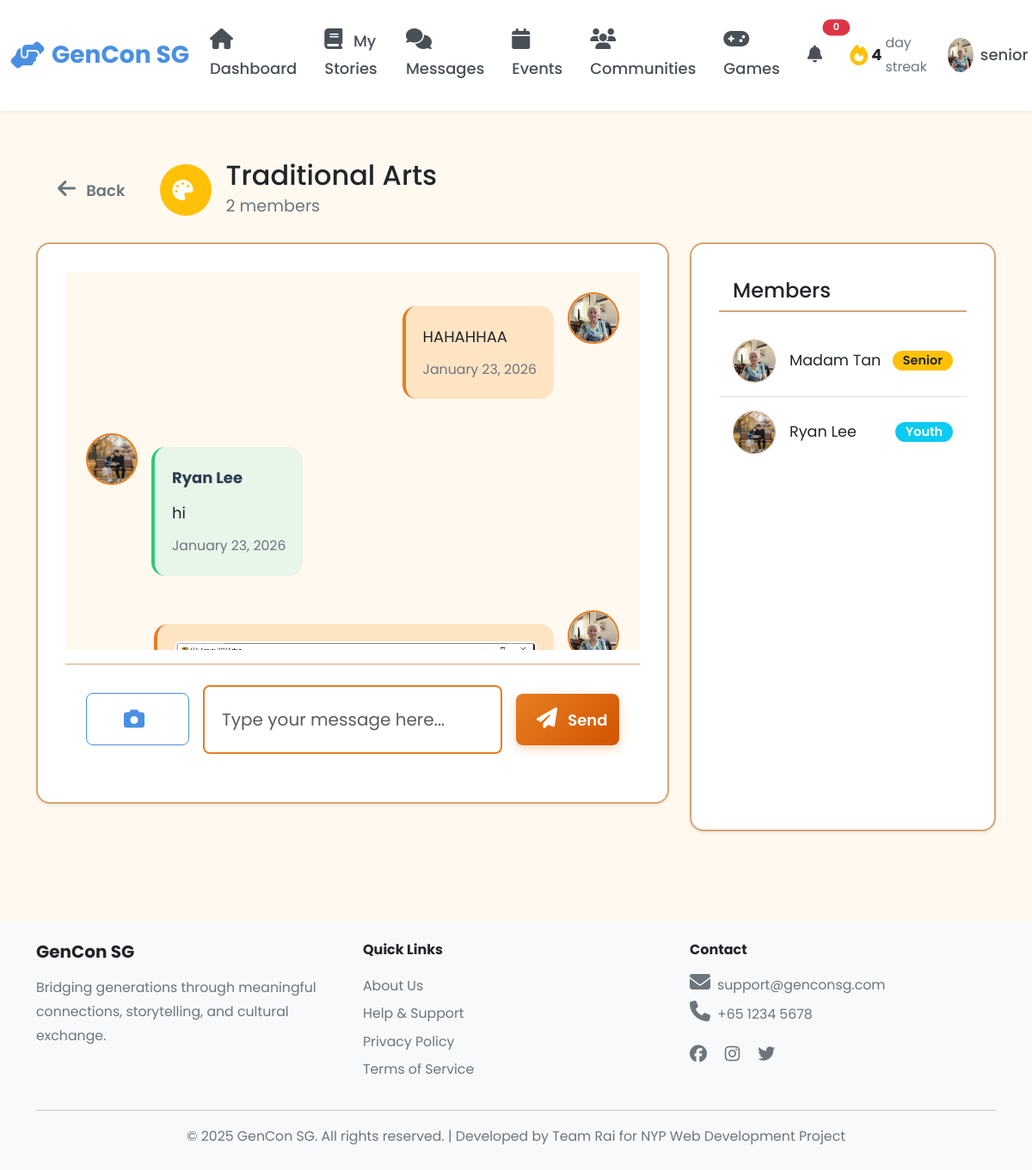
Screenshot of /senior/communities/1 (signed in) with the database file from the repository.
### models.py (models this page shows, shortened)
class Community(db.Model):
    __tablename__ = 'communities'
    id = db.Column(db.Integer, primary_key=True)
    name = db.Column(db.String(100), nullable=False, unique=True)
    type = db.Column(db.String(20), nullable=False)  # Story, Hobby, Learning
    description = db.Column(db.Text)
    rules = db.Column(db.Text)
    icon = db.Column(db.String(50), default='fas fa-users')
    banner_class = db.Column(db.String(50), default='default')
    tags = db.Column(db.String(255))  # Comma separated tags
    photo_url = db.Column(db.String(255))
    member_count = db.Column(db.Integer, default=0)
    created_by = db.Column(db.Integer, db.ForeignKey('users.id'), nullable=False)
    created_at = db.Column(db.DateTime, default=datetime.utcnow, nullable=False)
    creator = db.relationship('User')
    members = db.relationship('CommunityMember', back_populates='community',
                             lazy='dynamic', cascade='all, delete-orphan')
    posts = db.relationship('CommunityPost', back_populates='community',
                           lazy='dynamic', cascade='all, delete-orphan')

class CommunityPost(db.Model):
    __tablename__ = 'community_posts'
    id = db.Column(db.Integer, primary_key=True)
    community_id = db.Column(db.Integer, db.ForeignKey('communities.id'), nullable=False, index=True)
    user_id = db.Column(db.Integer, db.ForeignKey('users.id'), nullable=False, index=True)
    content = db.Column(db.Text, nullable=True)
    photo_url = db.Column(db.String(255))
    created_at = db.Column(db.DateTime, default=datetime.utcnow, nullable=False)
    community = db.relationship('Community', back_populates='posts')
    user = db.relationship('User')

class User(db.Model):
    __tablename__ = 'users'
    id = db.Column(db.Integer, primary_key=True)
    username = db.Column(db.String(80), unique=True, nullable=False, index=True)
    password_hash = db.Column(db.String(255), nullable=False)
    email = db.Column(db.String(120), unique=True, nullable=False, index=True)
    full_name = db.Column(db.String(120), nullable=False)
    phone = db.Column(db.String(20))
    age = db.Column(db.Integer, nullable=False)
    bio = db.Column(db.Text)  # User biography
    school = db.Column(db.String(255))  # School or organization for youth
    role = db.Column(db.String(20), nullable=False)  # 'senior', 'youth', or 'admin'
    profile_picture = db.Column(db.String(255), default='images/default-avatar.png')
    disable_reason = db.Column(db.Text)
    interests_json = db.Column(db.Text)  # Stores interests as JSON array
    languages_json = db.Column(db.Text)  # Stores languages as JSON array
    accessibility_settings_json = db.Column(db.Text)  # Stores settings as JSON object
    created_at = db.Column(db.DateTime, default=datetime.utcnow, nullable=False)
    last_active = db.Column(db.DateTime, default=datetime.utcnow, nullable=False)
    is_active = db.Column(db.Boolean, default=True)
    stories = db.relationship('Story', back_populates='user', lazy='dynamic')
    sent_messages = db.relationship('Message', foreign_keys='Message.sender_id',
                                   back_populates='sender', lazy='dynamic')
    received_messages = db.relationship('Message', foreign_keys='Message.recipient_id',
                                       back_populates='recipient', lazy='dynamic')
    senior_pairs = db.relationship('Pair', foreign_keys='Pair.senior_id',
                                   back_populates='senior', lazy='dynamic')
    youth_pairs = db.relationship('Pair', foreign_keys='Pair.youth_id',
                                 back_populates='youth', lazy='dynamic')
    streak = db.relationship('Streak', back_populates='user', uselist=False)
    badges = db.relationship('Badge', back_populates='user', lazy='dynamic')
    checkins = db.relationship('Checkin', back_populates='user', lazy='dynamic')
    @property
    def interests(self):
        """Get interests as Python list from JSON string."""
        if self.interests_json:
            return json.loads(self.interests_json)
        return []
    @interests.setter
    def interests(self, value):
        """Set interests from Python list, store as JSON string."""
        self.interests_json = json.dumps(value)
    @property
    def languages(self):
        """Get languages as Python list from JSON string."""
        if self.languages_json:
            return json.loads(self.languages_json)
        return []
    @languages.setter
    def languages(self, value):
        """Set languages from Python list, store as JSON string."""
        self.languages_json = json.dumps(value)
    @property
    def accessibility_settings(self):
        """Get accessibility settings as Python dict from JSON string."""
        if self.accessibility_settings_json:
            return json.loads(self.accessibility_settings_json)
        return {}

class CommunityMember(db.Model):
    __tablename__ = 'community_members'
    id = db.Column(db.Integer, primary_key=True)
    community_id = db.Column(db.Integer, db.ForeignKey('communities.id'), nullable=False, index=True)
    user_id = db.Column(db.Integer, db.ForeignKey('users.id'), nullable=False, index=True)
    joined_at = db.Column(db.DateTime, default=datetime.utcnow, nullable=False)
    community = db.relationship('Community', back_populates='members')
    user = db.relationship('User')
    __table_args__ = (db.UniqueConstraint('community_id', 'user_id', name='unique_community_user'),)

### blueprints/senior.py (the view)
@senior_bp.route('/communities/<int:community_id>')
@login_required
def view_community(community_id):
    community = Community.query.get_or_404(community_id)
    user_id = session['user_id']
    is_member = CommunityMember.query.filter_by(
        community_id=community_id,
        user_id=user_id
    ).first() is not None
    if not is_member:
        flash('You must join this community to view the chat.', 'warning')
        return redirect(url_for('senior.communities'))
    posts = CommunityPost.query.filter_by(community_id=community_id)\
        .order_by(CommunityPost.created_at.asc()).all()
    members = community.members.all()
    return render_template('senior/community_chat.html', community=community, posts=posts, user_id=user_id, members=members)

### app.py (called while the page is built)
@app.context_processor
def inject_user():
    user_streak = 0
    if 'user_id' in session:
        from models import Streak
        streak = Streak.query.filter_by(user_id=session['user_id']).first()
        if streak:
            user_streak = streak.current_streak
    return dict(session=session, user_streak=user_streak)

@app.after_request
def add_security_headers(response):
    csp = (
        "default-src 'self'; "
        "script-src 'self' 'unsafe-inline' 'unsafe-eval' blob: https://cdn.jsdelivr.net https://cdnjs.cloudflare.com; "
        "style-src 'self' 'unsafe-inline' https://cdn.jsdelivr.net https://cdnjs.cloudflare.com https://fonts.googleapis.com; "
        "font-src 'self' https://cdnjs.cloudflare.com https://fonts.gstatic.com; "
        "img-src 'self' data: blob: https:; "
        "connect-src 'self' ws: wss: https://cdn.jsdelivr.net https://cdnjs.cloudflare.com; "
        "worker-src 'self' blob:;"
    )
    response.headers['Content-Security-Policy'] = csp
    return response

@app.template_filter('timeago')
def timeago_filter(date):
    from datetime import datetime
    now = datetime.utcnow()
    diff = now - date
    seconds = diff.total_seconds()
    if seconds < 60:
        return 'Just now'
    elif seconds < 3600:
        minutes = int(seconds / 60)
        return f'{minutes} minute{"s" if minutes != 1 else ""} ago'
    elif seconds < 86400:
        hours = int(seconds / 3600)
        return f'{hours} hour{"s" if hours != 1 else ""} ago'
    elif seconds < 604800:
        days = int(seconds / 86400)
        return f'{days} day{"s" if days != 1 else ""} ago'
    else:
        return (date + timedelta(hours=8)).strftime('%B %d, %Y')

### blueprints/senior.py (called while the page is built)
def login_required(f):
    @wraps(f)
    def decorated_function(*args, **kwargs):
        if 'user_id' not in session:
            flash('Please login to access this page', 'warning')
            return redirect(url_for('auth.login', role='senior'))
        if session.get('role') != 'senior':
            flash('Access denied. Senior account required.', 'danger')
            return redirect(url_for('index'))
        return f(*args, **kwargs)
    return decorated_function

### templates/senior/community_chat.html (shortened to what this page needs)
{% extends "base.html" %}
{% block body_class %}senior-dashboard{% endblock %}
{% block content %}
<div class="container py-4">
    <div class="d-flex align-items-center mb-4">
        <a href="{{ url_for('senior.communities') }}" class="btn btn-outline-secondary btn-lg me-3">
            <i class="fas fa-arrow-left"></i> Back
        </a>
        <div class="d-flex align-items-center">
            <div class="rounded-circle bg-warning text-white d-flex align-items-center justify-content-center me-3" style="width: 60px; height: 60px; font-size: 2rem;">
                <i class="{{ community.icon }}"></i>
            </div>
            <div>
                <h1 class="h2 mb-0">{{ community.name }}</h1>
                <p class="text-muted mb-0" style="font-size: 1.2rem;">{{ community.member_count }} members</p>
            </div>
        </div>
    </div>
    <div class="row">
        <div class="col-lg-8">
            <div class="card shadow-sm border-2" style="border-color: var(--senior-border);">
                <div class="card-body p-0">
                    <div id="chat-messages" class="p-4" style="height: 55vh; overflow-y: auto; background-color: #FFF9F0;">
                        {% for post in posts %}
                            {% set pfp = post.user.profile_picture %}
                            {% if not pfp.startswith('images/') %}
                                {% set pfp = 'images/' + pfp %}
                            {% endif %}
                            <div class="d-flex mb-4 {% if post.user_id == user_id %}justify-content-end{% endif %}">
                                {% if post.user_id != user_id %}
                                    <a href="{{ url_for('senior.public_profile', user_id=post.user_id) }}">
                                        <img src="{{ url_for('static', filename=pfp) }}" class="rounded-circle me-3" style="width: 60px; height: 60px; object-fit: cover; border: 2px solid var(--senior-primary);">
                                    </a>
                                {% endif %}
                                <div class="{% if post.user_id == user_id %}message-sent{% else %}message-received{% endif %}" style="max-width: 75%;">
                                    {% if post.user_id != user_id %}
                                        <a href="{{ url_for('senior.public_profile', user_id=post.user_id) }}" class="text-decoration-none" style="color: var(--senior-text);">
                                            <strong class="d-block mb-2">{{ post.user.full_name }}</strong>
                                        </a>
                                    {% endif %}
                                    {% if post.photo_url %}
                                        <img src="{{ url_for('static', filename=post.photo_url) }}" class="img-fluid rounded mb-3 border border-2 border-white">
                                    {% endif %}
                                    {% if post.content %}
                                        <p class="mb-1">{{ post.content }}</p>
                                    {% endif %}
                                    <small class="d-block mt-2 text-muted text-end">
                                        {{ post.created_at|timeago }}
                                    </small>
                                </div>
                                {% if post.user_id == user_id %}
                                    <img src="{{ url_for('static', filename=pfp) }}" class="rounded-circle ms-3" style="width: 60px; height: 60px; object-fit: cover; border: 2px solid var(--senior-primary);">
                                {% endif %}
                            </div>
                        {% endfor %}
                    </div>
                    <div class="card-footer bg-white p-4 border-top-2" style="border-color: var(--senior-border);">
                        <form id="chat-form" class="d-flex align-items-center gap-3">
                            <button type="button" class="btn btn-outline-primary btn-lg" onclick="document.getElementById('photo-upload').click()" title="Upload Photo">
                                <i class="fas fa-camera fa-lg"></i>
                            </button>
                            <input type="text" id="message-input" class="form-control message-input" placeholder="Type your message here..." autocomplete="off">
                            <button type="submit" class="btn btn-primary btn-lg px-4">
                                <i class="fas fa-paper-plane"></i> Send
                            </button>
                        </form>
                    </div>
                </div>
            </div>
        </div>
        <div class="col-lg-4 d-none d-lg-block">
            <div class="card shadow-sm h-100 border-2" style="border-color: var(--senior-border);">
                <div class="card-header bg-white border-bottom-2" style="border-color: var(--senior-border);">
                    <h3 class="h4 mb-0">Members</h3>
                </div>
                <div class="card-body p-0" style="max-height: 70vh; overflow-y: auto;">
                    <ul class="list-group list-group-flush">
                        {% for member in members %}
                            {% set mpfp = member.user.profile_picture %}
                            {% if not mpfp.startswith('images/') %}{% set mpfp = 'images/' + mpfp %}{% endif %}
                            <li class="list-group-item d-flex align-items-center p-3">
                                <a href="{{ url_for('senior.public_profile', user_id=member.user_id) }}" class="d-flex align-items-center text-decoration-none text-dark w-100">
                                    <img src="{{ url_for('static', filename=mpfp) }}" class="rounded-circle me-3" style="width: 50px; height: 50px; object-fit: cover; border: 1px solid var(--senior-border);">
                                    <span style="font-size: 1.1rem;">{{ member.user.full_name }}</span>
                                </a>
                                {% if member.user.role == 'senior' %}
                                    <span class="badge bg-warning text-dark ms-auto" style="font-size: 0.9rem;">Senior</span>
                                {% else %}
                                    <span class="badge bg-info text-white ms-auto" style="font-size: 0.9rem;">Youth</span>
                                {% endif %}
                            </li>
                        {% endfor %}
                    </ul>
                </div>
            </div>
        </div>
    </div>
</div>
{% endblock %}

### static/css/senior.css (style rules this page uses)
:root { --senior-primary: #E67E22; --senior-primary-hover: #D35400; --senior-secondary: #2ECC71; --senior-accent: #F39C12; --senior-bg: #FFF9F0; --senior-text: #2C3E50; --senior-border: #D4A574; }
body[data-role="senior"] { background-color: var(--senior-bg); font-size: 18px; line-height: 1.8; }
body[data-role="senior"] .btn { min-height: 48px; min-width: 120px; padding: 1rem 1.5rem; font-size: 1.125rem; font-weight: 600; }
body[data-role="senior"] .form-control { padding: 1rem; font-size: 1.125rem; min-height: 52px; }
body[data-role="senior"] .card { padding: 2rem; margin-bottom: 2rem; }
body[data-role="senior"] .btn-primary { background: linear-gradient(135deg, var(--senior-primary) 0%, var(--senior-primary-hover) 100%); border: none; box-shadow: 0 4px 12px rgba(230, 126, 34, 0.3); }
body[data-role="senior"] .message-sent { background-color: #FFE4C4; border-left: 4px solid var(--senior-primary); padding: 1.25rem; border-radius: 1rem; margin: 1rem 0; font-size: 1.125rem; }
body[data-role="senior"] .message-received { background-color: #E8F5E9; border-left: 4px solid var(--senior-secondary); padding: 1.25rem; border-radius: 1rem; margin: 1rem 0; font-size: 1.125rem; }
body[data-role="senior"] .message-input { padding: 1.25rem; font-size: 1.25rem; min-height: 80px; border: 2px solid var(--senior-primary); }
body[data-role="senior"] .fa, body[data-role="senior"] .fas, body[data-role="senior"] .far { font-size: 1.5rem; margin-right: 0.5rem; }

### rows the page displays
Community: name "Traditional Arts", member_count "2"
CommunityPost: content "HAHAHHAA", created_at "January 23, 2026", profile_picture (picture)
CommunityPost: profile_picture (picture), user.full_name "Ryan Lee", content "hi", created_at "January 23, 2026"
CommunityPost: photo_url (picture), profile_picture (picture)
CommunityMember: profile_picture (picture), user.full_name "Madam Tan", shows "Senior"
CommunityMember: profile_picture (picture), user.full_name "Ryan Lee", shows "Youth"

### other values shown
{{ user_streak|default(0) }} "4"
{{ session.username }} "senior"
